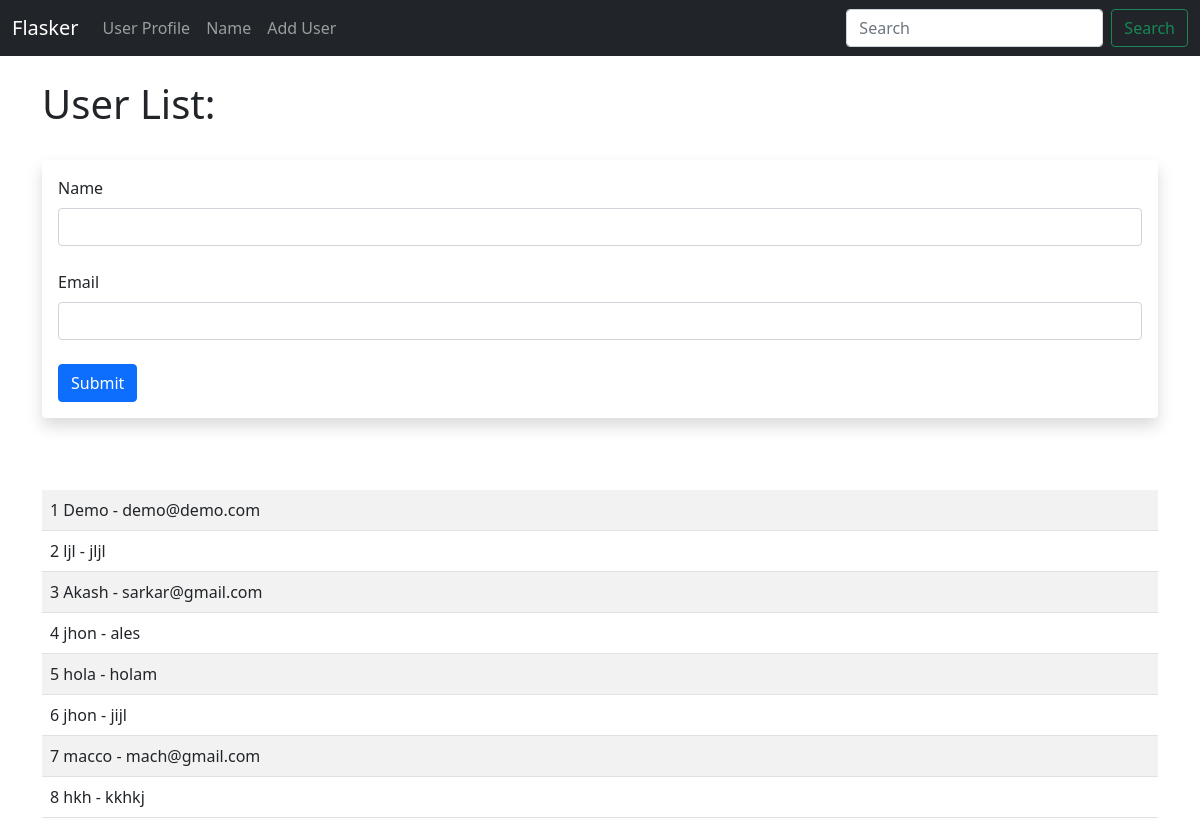
Screenshot of /user/add with the database file from the repository.
### hello.py (models this page shows, shortened)
class User(db.Model):
    id = db.Column(db.Integer,primary_key=True)
    name = db.Column(db.String(200),nullable=False)
    email = db.Column(db.String(100),nullable=False, unique=True)
    date_added = db.Column(db.DateTime,default=datetime.now)

### hello.py (the view, shortened to what this page needs)
@app.route('/user/add', methods=['GET','POST'])
def add_user():
    name=None
    form=UserForm()
    our_users = User.query.order_by(User.date_added)
    return render_template('add_user.html',form=form,name=name,our_users=our_users)

### hello.py
class UserForm(FlaskForm):
    name = StringField("Name", validators=[DataRequired()])
    email = StringField("Email", validators=[DataRequired()])
    submit = SubmitField('Submit')

### templates/add_user.html (shortened to what this page needs)
{% extends 'base.html' %}
{% block content %}
{% if name %}
    <h1>
        User Added.
        <br>
    </h1>
    <table class="table table-hover table-border table-striped">
        {% for our_user in our_users %}
        <tr>
            <td>
                {{our_user.id}} {{our_user.name}} - {{ our_user.email }}
            </td>
        </tr>
        {% endfor %}
    </table>
{% else %}
    <h1>User List:</h1>
    <br>
    <div class="shadow p-3 mb-5 bg-body rounded">
        <form action="{{ url_for('add_user')}}" method="POST">
            {{ form.name.label(class="form-label")}}
            {{ form.name(class="form-control")}}
            <br>
            {{ form.email.label(class="form-label")}}
            {{ form.email(class="form-control")}}
            <br>
            {{form.submit(class="btn btn-primary")}}
        </form>
    </div>
<br>
<table class="table table-hover table-border table-striped">
    {% for our_user in our_users %}
    <tr>
        <td>
            {{our_user.id}} {{our_user.name}} - {{ our_user.email }}
        </td>
    </tr>
    {% endfor %}
</table>
{% endif %}
{% endblock %}

### templates/base.html (shortened to what this page needs)
<!doctype html>
<html lang="en">
  <head>
    <link href="https://cdn.jsdelivr.net/npm/bootstrap@5.0.0-beta2/dist/css/bootstrap.min.css" rel="stylesheet">
  </head>
  <body>
    {% include 'navbar.html'%}
    <br/>
    <div class="container">
      {% block content %}
      {% endblock %}
    </div>
  </body>
</html>

### templates/navbar.html (shortened to what this page needs)
<nav class="navbar navbar-expand-lg navbar-dark bg-dark ">
  <div class="container-fluid ">
    <a class="navbar-brand" href="#">Flasker</a>
    <div class="collapse navbar-collapse" id="navbarSupportedContent">
      <ul class="navbar-nav me-auto mb-2 mb-lg-0">
        <li class="nav-item">
          <a class="nav-link " aria-current="page" href="{{ url_for('index') }}">User Profile</a>
        </li>
        <li class="nav-item">
          <a class="nav-link" href="{{ url_for('name') }}">Name</a>
        </li>
        <li class="nav-item">
          <a class="nav-link" href="{{ url_for('add_user') }}">Add User</a>
        </li>
      </ul>
      <form class="d-flex">
        <input class="form-control me-2" type="search" placeholder="Search" aria-label="Search">
        <button class="btn btn-outline-success" type="submit">Search</button>
      </form>
    </div>
  </div>
</nav>

### rows the page displays
User: id "1", name "Demo", email "demo@demo.com"
User: id "2", name "ljl", email "jljl"
User: id "3", name "Akash", email "sarkar@gmail.com"
User: id "4", name "jhon", email "ales"
User: id "5", name "hola", email "holam"
User: id "6", name "jhon", email "jijl"
User: id "7", name "macco", email "mach@gmail.com"
User: id "8", name "hkh", email "kkhkj"
